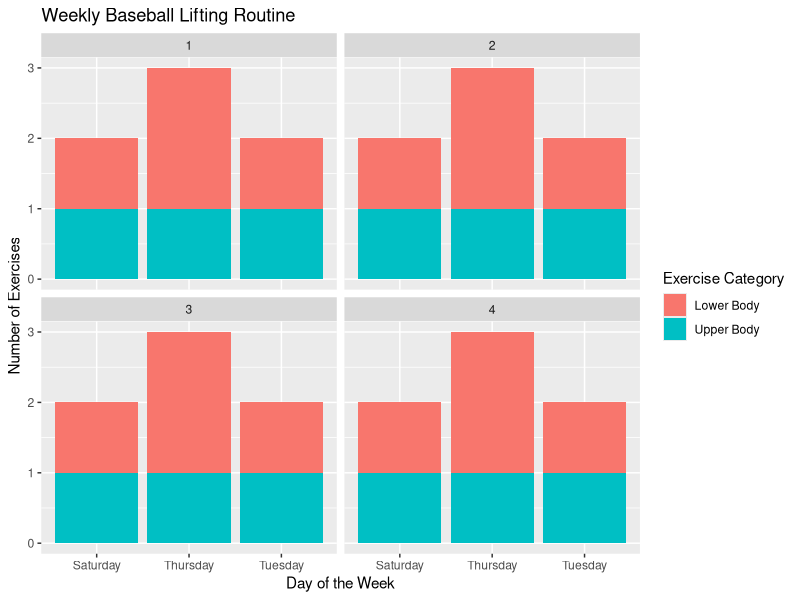

Reproduce this figure in R.
## ---- chunk 1
library(tidyverse)

workout_log <- data.frame(
  week = rep(1:4, each = 7),
  day = rep(c("Tuesday", "Tuesday",
              "Thursday", "Thursday", "Thursday",
              "Saturday", "Saturday"), times = 4),
  exercise = rep(c("Front Squats", "Flat Bench",
                   "Pull-ups", "RDLs", "Deadlift",
                   "Incline Bench", "Split Squats"), times = 4),
  category = rep(c("Lower Body", "Upper Body",
                   "Upper Body", "Lower Body", "Lower Body",
                   "Upper Body", "Lower Body"), times = 4)
)  # Rubin suggested seeing if I could put in my weights for the lift to see if I am progressing or not
## ---- chunk 2
ggplot(workout_log, aes(x = day, fill = category)) +
  geom_bar() +
  facet_wrap(~week) +
  labs(title = "Weekly Baseball Lifting Routine", x = "Day of the Week", y = "Number of Exercises", fill = "Exercise Category")  # Owen was interested to see if using facet a different way could show a different kind of variation
